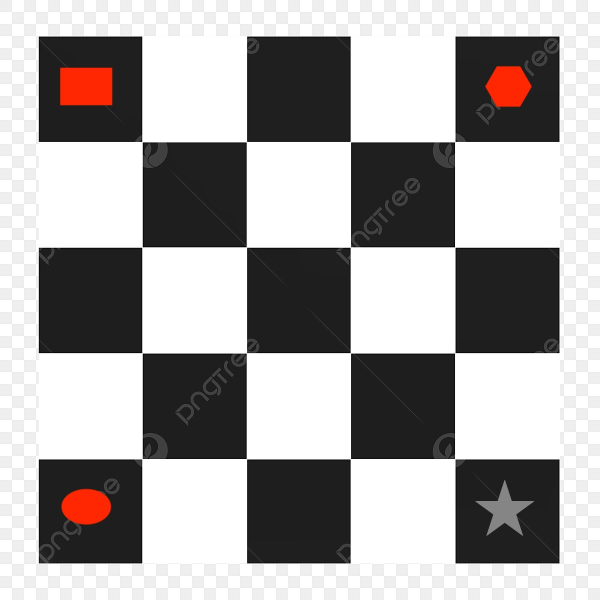
#> input picture image_formation/images/original.jpg, 1200 x 1200 px, found by its file name (shown at 1/2 size)
$ python geometric_transforms.py
#> lines starting #> are read from the running program, lines starting #| are printed output that depends on the picture
import cv2
import numpy as np
import matplotlib.pyplot as plt

# load images
original_image = cv2.imread("C:\\Users\\Boone Pool\\Downloads\\original.jpg")
#> original_image is the input picture: shape (1200, 1200, 3); mean B, G, R 164.8, 165.3, 168.1
transformed_image = cv2.imread("C:\\Users\\Boone Pool\\Downloads\\transformed_image.jpg")
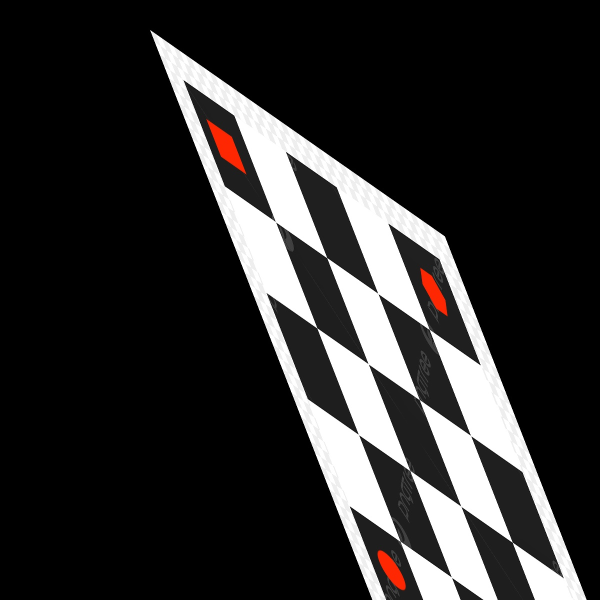
#> input picture image_formation/images/transformed_image.jpg, 1200 x 1200 px, found by its file name (shown at 1/2 size)
#> transformed_image is the input picture: shape (1200, 1200, 3); mean B, G, R 44.6, 44.8, 45.8


# Convert for display purposes (BGR -> RGB)
orig_rgb = cv2.cvtColor(original_image, cv2.COLOR_BGR2RGB)
transformed = cv2.cvtColor(transformed_image, cv2.COLOR_BGR2RGB)


rows, cols = original_image.shape[:2]
#> rows = 1200; cols = 1200

#Perspective (used the matlab veiwer to get the points)
pts1 = np.float32([[0,0],[1200,0],[284,916]])  # source square
pts2 = np.float32([[300,55],[891,490],[800,1082]])  # mapped quad
M_perspective = cv2.getAffineTransform(pts1, pts2)
perspective = cv2.warpAffine(original_image, M_perspective, (cols, rows))
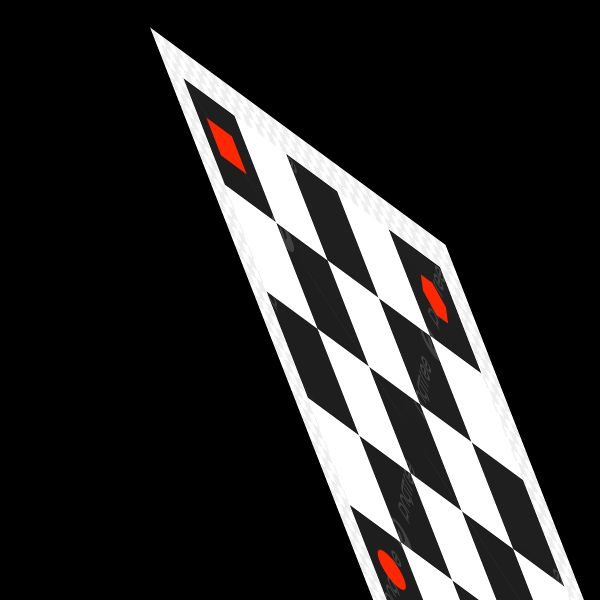
#> perspective: shape (1200, 1200, 3) (shown at 1/2 size); mean B, G, R 43.5, 43.7, 44.7


perspective_rgb = cv2.cvtColor(perspective, cv2.COLOR_BGR2RGB)


print("Applied transformations:")
print("Affine transform matrix:\n", M_perspective)


fig, axs = plt.subplots(1, 3, figsize=(15, 5))

axs[0].imshow(orig_rgb)
axs[0].set_title("Original")
axs[0].axis("off")

axs[1].imshow(perspective_rgb)
axs[1].set_title("Transformed (Perspective)")
axs[1].axis("off")

axs[2].imshow(transformed)
axs[2].set_title("transformed_image")
axs[2].axis("off")

plt.tight_layout()
plt.show()
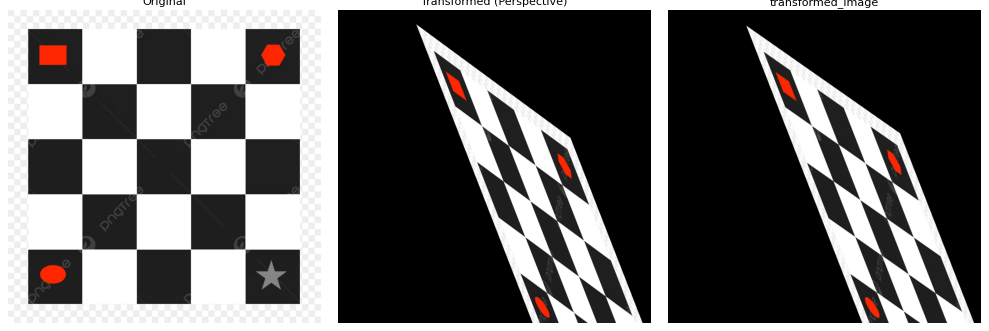
#> figure drawn by matplotlib, 3 panels
